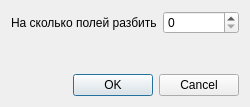
<?xml version="1.0" encoding="UTF-8"?>
<ui version="4.0">
 <class>split_dialog</class>
 <widget class="QDialog" name="split_dialog">
  <property name="geometry">
   <rect>
    <x>0</x>
    <y>0</y>
    <width>250</width>
    <height>107</height>
   </rect>
  </property>
  <property name="windowTitle">
   <string>Разделение поля</string>
  </property>
  <property name="windowIcon">
   <iconset resource="../qrc.qrc">
    <normaloff>:/images/split.png</normaloff>:/images/split.png</iconset>
  </property>
  <layout class="QVBoxLayout" name="verticalLayout">
   <item>
    <layout class="QHBoxLayout" name="horizontalLayout">
     <item>
      <widget class="QLabel" name="label">
       <property name="text">
        <string>На сколько полей разбить</string>
       </property>
      </widget>
     </item>
     <item>
      <widget class="QSpinBox" name="spinBox"/>
     </item>
    </layout>
   </item>
   <item>
    <spacer name="verticalSpacer">
     <property name="orientation">
      <enum>Qt::Vertical</enum>
     </property>
     <property name="sizeHint" stdset="0">
      <size>
       <width>20</width>
       <height>12</height>
      </size>
     </property>
    </spacer>
   </item>
   <item>
    <widget class="QDialogButtonBox" name="buttonBox">
     <property name="orientation">
      <enum>Qt::Horizontal</enum>
     </property>
     <property name="standardButtons">
      <set>QDialogButtonBox::Cancel|QDialogButtonBox::Ok</set>
     </property>
    </widget>
   </item>
  </layout>
 </widget>
 <resources>
  <include location="../qrc.qrc"/>
 </resources>
 <connections>
  <connection>
   <sender>buttonBox</sender>
   <signal>accepted()</signal>
   <receiver>split_dialog</receiver>
   <slot>accept()</slot>
   <hints>
    <hint type="sourcelabel">
     <x>248</x>
     <y>254</y>
    </hint>
    <hint type="destinationlabel">
     <x>157</x>
     <y>274</y>
    </hint>
   </hints>
  </connection>
  <connection>
   <sender>buttonBox</sender>
   <signal>rejected()</signal>
   <receiver>split_dialog</receiver>
   <slot>reject()</slot>
   <hints>
    <hint type="sourcelabel">
     <x>316</x>
     <y>260</y>
    </hint>
    <hint type="destinationlabel">
     <x>286</x>
     <y>274</y>
    </hint>
   </hints>
  </connection>
 </connections>
</ui>
